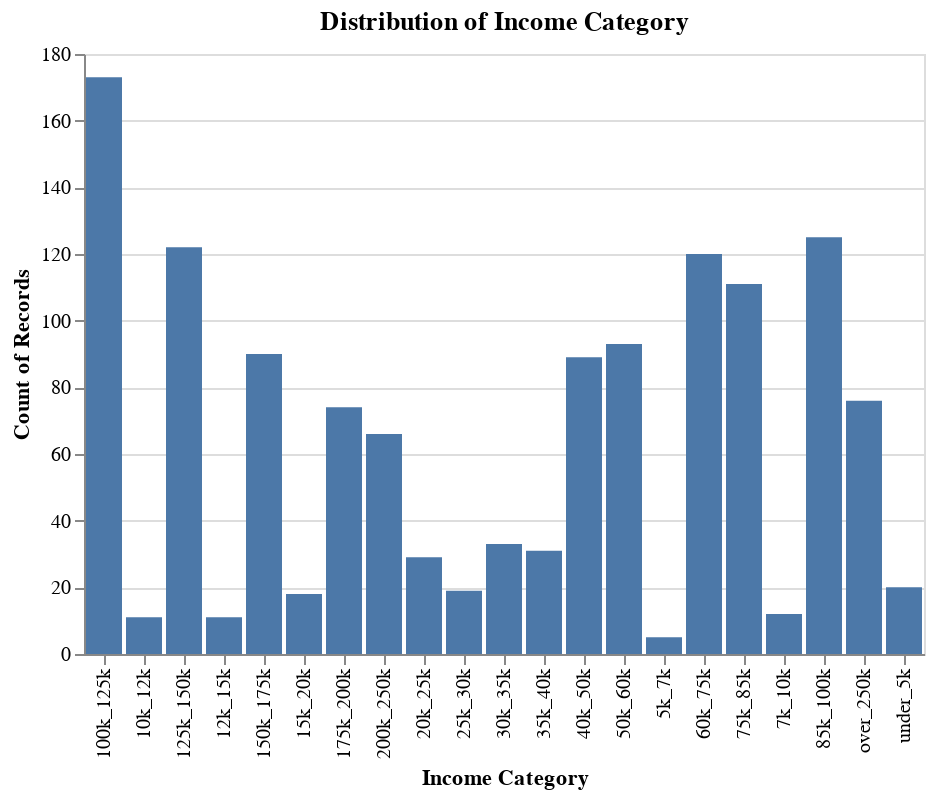

Write notebook code for a chart like this one.
### Code cell
alt.Chart(hcmst).mark_bar().encode(
    x=alt.X('subject_income_category', title='Income Category'),
    y='count()'
).properties(
    title='Distribution of Income Category',
    width = 'container'
)

### Figure 1 — Vega-Lite specification as saved in the notebook (floating-point values rounded to 4 significant figures; data arrays with more than 128 entries replaced by an {"elided": "..."} marker saying what was removed)
{"config": {"view": {"continuousWidth": 300, "continuousHeight": 300}}, "data": {"name": "data-6c62ff0f4ef18e54d35438cd39a85b75"}, "mark": {"type": "bar"}, "encoding": {"x": {"field": "subject_income_category", "title": "Income Category", "type": "nominal"}, "y": {"aggregate": "count", "type": "quantitative"}}, "title": "Distribution of Income Category", "width": "container", "$schema": "https://vega.github.io/schema/vega-lite/v6.1.0.json", "datasets": {"data-6c62ff0f4ef18e54d35438cd39a85b75": {"elided": "1328 records"}}}
